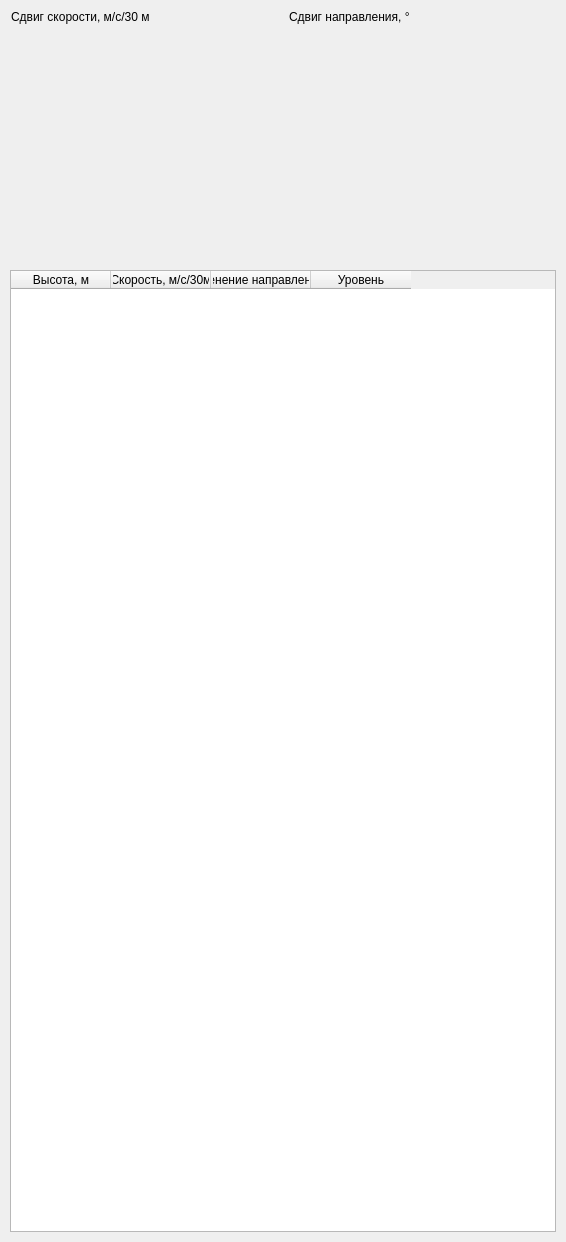
                <widget class="QWidget" name="scrollAreaWidgetContents_windShear">
                 <property name="geometry">
                  <rect>
                   <x>0</x>
                   <y>0</y>
                   <width>566</width>
                   <height>1242</height>
                  </rect>
                 </property>
                 <layout class="QVBoxLayout" name="vLayout_windShear">
                  <property name="spacing">
                   <number>10</number>
                  </property>
                  <property name="leftMargin">
                   <number>10</number>
                  </property>
                  <property name="topMargin">
                   <number>10</number>
                  </property>
                  <property name="rightMargin">
                   <number>10</number>
                  </property>
                  <property name="bottomMargin">
                   <number>10</number>
                  </property>
                  <item>
                   <layout class="QHBoxLayout" name="chartsRow_shear">
                    <property name="spacing">
                     <number>10</number>
                    </property>
                    <item>
                     <widget class="QFrame" name="cardFrame_shearSpeed">
                      <property name="minimumSize">
                       <size>
                        <width>0</width>
                        <height>190</height>
                       </size>
                      </property>
                      <property name="maximumSize">
                       <size>
                        <width>16777215</width>
                        <height>250</height>
                       </size>
                      </property>
                      <property name="frameShape">
                       <enum>QFrame::NoFrame</enum>
                      </property>
                      <layout class="QVBoxLayout" name="vLayout_card_shearSpeed">
                       <property name="spacing">
                        <number>0</number>
                       </property>
                       <property name="leftMargin">
                        <number>1</number>
                       </property>
                       <property name="topMargin">
                        <number>0</number>
                       </property>
                       <property name="rightMargin">
                        <number>1</number>
                       </property>
                       <property name="bottomMargin">
                        <number>8</number>
                       </property>
                       <item>
                        <widget class="QLabel" name="label_shearSpeed">
                         <property name="text">
                          <string>Сдвиг скорости, м/с/30 м</string>
                         </property>
                        </widget>
                       </item>
                       <item>
                        <widget class="QwtPlot" name="plot_windShearSpeed">
                         <property name="sizePolicy">
                          <sizepolicy hsizetype="Expanding" vsizetype="Expanding">
                           <horstretch>2</horstretch>
                           <verstretch>0</verstretch>
                          </sizepolicy>
                         </property>
                        </widget>
                       </item>
                      </layout>
                     </widget>
                    </item>
                    <item>
                     <widget class="QFrame" name="cardFrame_shearDir">
                      <property name="minimumSize">
                       <size>
                        <width>0</width>
                        <height>190</height>
                       </size>
                      </property>
                      <property name="maximumSize">
                       <size>
                        <width>16777215</width>
                        <height>250</height>
                       </size>
                      </property>
                      <property name="frameShape">
                       <enum>QFrame::NoFrame</enum>
                      </property>
                      <layout class="QVBoxLayout" name="vLayout_card_shearDir">
                       <property name="spacing">
                        <number>0</number>
                       </property>
                       <property name="leftMargin">
                        <number>1</number>
                       </property>
                       <property name="topMargin">
                        <number>0</number>
                       </property>
                       <property name="rightMargin">
                        <number>1</number>
                       </property>
                       <property name="bottomMargin">
                        <number>8</number>
                       </property>
                       <item>
                        <widget class="QLabel" name="label_shearDirection">
                         <property name="text">
                          <string>Сдвиг направления, °</string>
                         </property>
                        </widget>
                       </item>
                       <item>
                        <widget class="QwtPlot" name="plot_windShearDirection">
                         <property name="sizePolicy">
                          <sizepolicy hsizetype="Expanding" vsizetype="Expanding">
                           <horstretch>2</horstretch>
                           <verstretch>0</verstretch>
                          </sizepolicy>
                         </property>
                        </widget>
                       </item>
                      </layout>
                     </widget>
                    </item>
                   </layout>
                  </item>
                  <item>
                   <widget class="QTableWidget" name="table_windShear">
                    <property name="sizePolicy">
                     <sizepolicy hsizetype="Expanding" vsizetype="Expanding">
                      <horstretch>3</horstretch>
                      <verstretch>0</verstretch>
                     </sizepolicy>
                    </property>
                    <property name="alternatingRowColors">
                     <bool>true</bool>
                    </property>
                    <property name="columnCount">
                     <number>4</number>
                    </property>
                    <column>
                     <property name="text">
                      <string>Высота, м</string>
                     </property>
                    </column>
                    <column>
                     <property name="text">
                      <string>Скорость, м/с/30м</string>
                     </property>
                    </column>
                    <column>
                     <property name="text">
                      <string>Изменение направления, °</string>
                     </property>
                    </column>
                    <column>
                     <property name="text">
                      <string>Уровень</string>
                     </property>
                    </column>
                   </widget>
                  </item>
                 </layout>
                </widget>
